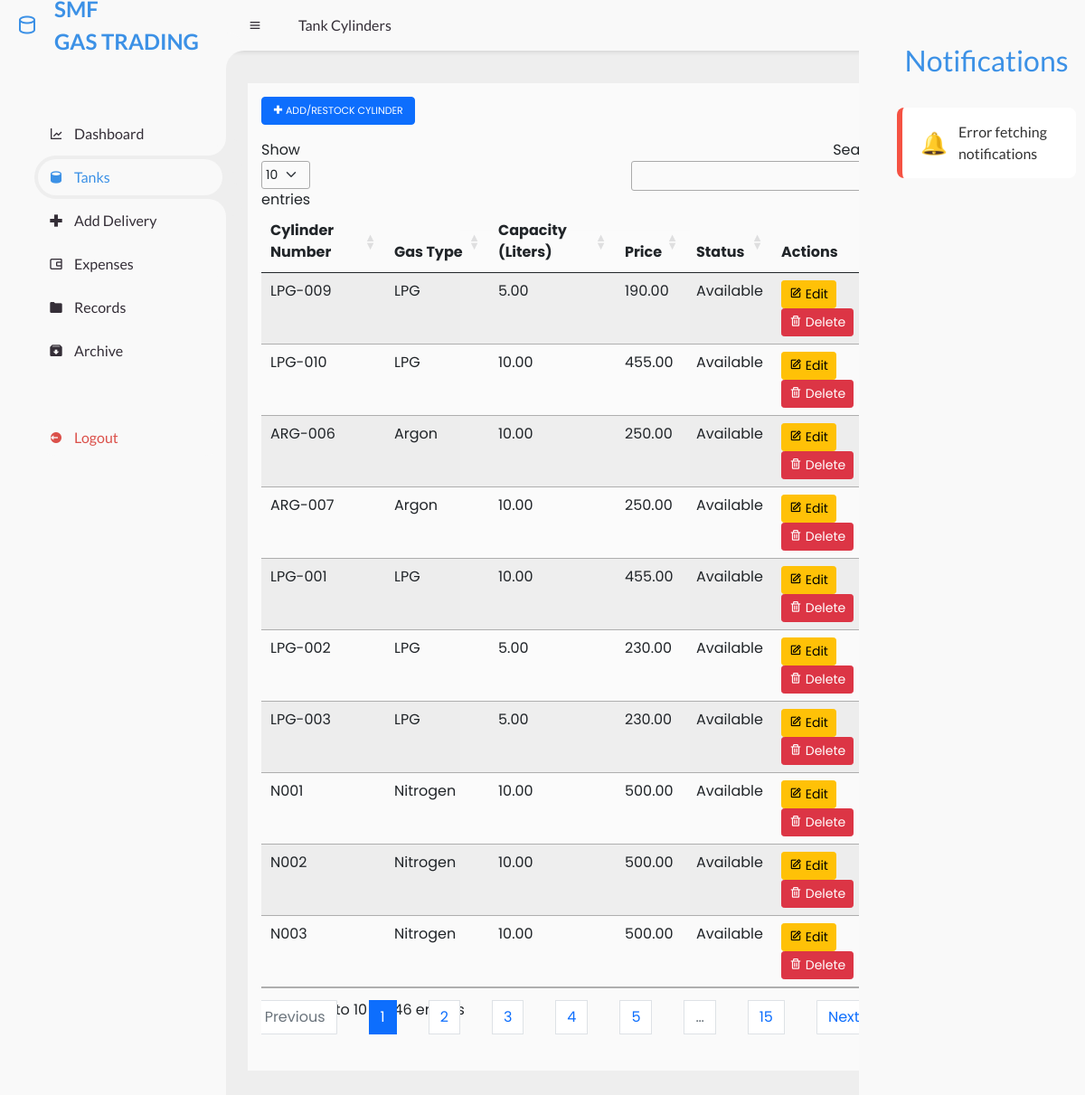
The app's page /admin/tanks.php (signed in) with its own data.
### tables this page shows
CREATE TABLE `cylinders` (
  `id` int(11) NOT NULL,
  `cylinder_number` varchar(50) NOT NULL,
  `gas_type` varchar(50) NOT NULL,
  `capacity` decimal(10,2) NOT NULL,
  `price` decimal(10,2) NOT NULL,
  `status` varchar(10) DEFAULT 'Available',
  `created_at` datetime DEFAULT current_timestamp(),
  `updated_at` datetime DEFAULT current_timestamp() ON UPDATE current_timestamp()
);

### admin/tanks.php (the view, shortened to what this page needs)
<?php
include 'database.php';
$query = "SELECT id, cylinder_number, gas_type, capacity, price, status FROM cylinders";
$result = $conn->query($query);
?>
<!DOCTYPE html>
<html lang="en">
<head>
    <link href='https://unpkg.com/boxicons@2.0.9/css/boxicons.min.css' rel='stylesheet'>
    <link href="../css/bootstrap.min.css" rel="stylesheet">
    <link rel="stylesheet" href="https://cdn.datatables.net/1.13.5/css/jquery.dataTables.min.css" />
    <link rel="stylesheet" href="bell.css">
    <link rel="stylesheet" href="../style.css">
</head>
<body>
    <section id="sidebar">
        <a href="#" class="brand">
            <i class='bx bx-cylinder'></i>
            <span class="text">
                <span>SMF</span><br>
                <span>GAS TRADING</span>
            </span>
        </a>
        <ul class="side-menu top">
            <li>
                <a href="dashboard.php">
                    <i class='bx bx-line-chart'></i>
                    <span class="text">Dashboard</span>
                </a>
            </li>
            <li class="active">
                <a href="tanks.php">
                    <i class='bx bxs-cylinder'></i>
                    <span class="text">Tanks</span>
                </a>
            </li>
            <li>
                <a href="delivery.php">
                    <i class='bx bx-plus-medical'></i>
                    <span class="text">Add Delivery</span>
                </a>
            </li>
            <li>
                <a href="expenses.php">
                    <i class='bx bx-wallet-alt'></i>
                    <span class="text">Expenses</span>
                </a>
            </li>
            <li>
                <a href="customer.php">
                    <i class='bx bxs-folder'></i>
                    <span class="text">Records</span>
                </a>
            </li>
            <li>
                <a href="archive.php">
                    <i class='bx bxs-archive-in'></i>
                    <span class="text">Archive</span>
                </a>
            </li>
        </ul>
        <ul class="side-menu">
            <li>
                <a href="#" class="logout" id="logoutBtn">
                    <i class='bx bxs-log-out-circle'></i>
                    <span class="text">Logout</span>
                </a>
            </li>
        </ul>
    </section>
    <section id="content">
        <nav>
            <i class='bx bx-menu'></i>
            <a href="#" class="nav-link">Tank Cylinders</a>
        </nav>
        <main>
            <div class="container">
                <button type="button" class="btn btn-primary mb-3" style="font-size: 11px;" data-bs-toggle="modal"
                    data-bs-target="#addCylinderModal">
                    <i class='bx bx-plus-medical'></i> ADD/RESTOCK CYLINDER
                </button>
                <div class="table-responsive">
                    <table id="tanktable" class="table table-striped">
                        <thead>
                            <tr>
                                <th scope="col">Cylinder Number</th>
                                <th scope="col">Gas Type</th>
                                <th scope="col">Capacity (Liters)</th>
                                <th scope="col">Price</th>
                                <th scope="col">Status</th>
                                <th scope="col">Actions</th>
                            </tr>
                        </thead>
                        <tbody>
                            <?php if ($result->num_rows > 0): ?>
                                <?php while ($row = $result->fetch_assoc()): ?>
                                    <tr>
                                        <td><?php echo htmlspecialchars($row['cylinder_number']); ?></td>
                                        <td><?php echo htmlspecialchars($row['gas_type']); ?></td>
                                        <td><?php echo htmlspecialchars($row['capacity']); ?></td>
                                        <td><?php echo htmlspecialchars($row['price']); ?></td>
                                        <td><?php echo htmlspecialchars($row['status']); ?></td>
                                        <td>
                                            <button class="btn btn-warning btn-sm edit-button"
                                                data-id="<?php echo $row['id']; ?>"
                                                data-cylinder_number="<?php echo $row['cylinder_number']; ?>"
                                                data-gas_type="<?php echo $row['gas_type']; ?>"
                                                data-capacity="<?php echo htmlspecialchars($row['capacity']); ?>"
                                                data-price="<?php echo $row['price']; ?>"
                                                data-status="<?php echo $row['status']; ?>" data-bs-toggle="modal"
                                                data-bs-target="#editCylinderModal">
                                                <i class='bx bx-edit'></i> Edit
                                            </button>
                                            <button class="btn btn-danger btn-sm delete-button"
                                                data-id="<?php echo $row['id']; ?>" style="min-width: 80px;">
                                                <i class='bx bx-trash'></i> Delete
                                            </button>
                        </div>
                        </td>
                        </tr>
                    <?php endwhile; ?>
                <?php else: ?>
                    <tr>
                        <td colspan="6">No cylinders found</td>
                    </tr>
                <?php endif; ?>
        </main>
    </section>
    <section id="sidebar-right">
        <ul class="side-menu top">
            <header class="notification-header">
                <h2>Notifications</h2>
            </header>
            <section id="notification-container">
            </section>
        </ul>
    </section>
</body>
</html>

### admin/bell.css (style rules this page uses)
body { margin: 0; font-family: 'Montserrat', sans-serif; background-color: #eef2f5; }
nav { background-color: #b41d1d; padding: 15px 20px; box-shadow: 0 2px 4px rgba(0, 0, 0, 0.1); display: flex; align-items: center; gap: 20px; }
#notification-container { display: flex; flex-direction: column; gap: 15px; overflow-x: auto; padding: 10px; }
.notification-header { display: flex; justify-content: center; align-items: center; font-size: 24px; font-weight: 600; color: #3c91e6; margin-bottom: 15px; }

### style.css (style rules this page uses)
* { margin: 0; padding: 0; box-sizing: border-box; }
a { text-decoration: none; }
li { list-style: none; }
:root { --poppins: 'Poppins', sans-serif; --lato: 'Lato', sans-serif; --light: #F9F9F9; --blue: #3C91E6; --light-blue: #CFE8FF; --grey: #eee; --dark-grey: #AAAAAA; --dark: #342E37; --red: #DB504A; --yellow: #FFCE26; --light-yellow: #FFF2C6; --orange: #FD7238; --light-orange: #FFE0D3; }
html { overflow-x: hidden; }
body { background: var(--grey); overflow-x: hidden; }
#sidebar { position: fixed; top: 0; left: 0; width: 250px; height: 100%; background: var(--light); z-index: 2000; font-family: var(--lato); transition: .3s ease; overflow-x: visible; scrollbar-width: none; }
#sidebar .brand { font-size: 24px; font-weight: 700; height: 56px; display: flex; align-items: center; color: var(--blue); position: sticky; top: 0; left: 0; background: var(--light); z-index: 500; padding-bottom: 20px; box-sizing: content-box; white-space: nowrap; text-overflow: ellipsis; overflow: hidden; }
#sidebar .brand .bx { min-width: 60px; display: flex; justify-content: center; }
#sidebar .side-menu { width: 100%; margin-top: 48px; }
#sidebar .side-menu li { height: 48px; background: transparent; margin-left: 6px; border-radius: 48px 0 0 48px; padding: 4px; }
#sidebar .side-menu li.active { background: var(--grey); position: relative; }
#sidebar .side-menu li.active::before { content: ''; position: absolute; width: 40px; height: 40px; border-radius: 50%; top: -40px; right: 0; box-shadow: 20px 20px 0 var(--grey); z-index: -1; }
#sidebar .side-menu li.active::after { content: ''; position: absolute; width: 40px; height: 40px; border-radius: 50%; bottom: -40px; right: 0; box-shadow: 20px -20px 0 var(--grey); z-index: -1; }
#sidebar .side-menu li a { width: 100%; height: 100%; background: var(--light); display: flex; align-items: center; border-radius: 48px; font-size: 16px; color: var(--dark); white-space: nowrap; overflow-x: hidden; }
#sidebar .side-menu.top li.active a { color: var(--blue); }
#sidebar .side-menu li a.logout { color: var(--red); }
#sidebar .side-menu li a .bx { min-width: calc(60px - ((4px + 6px) * 2)); display: flex; justify-content: center; }
#sidebar-right { position: fixed; top: 0; right: 0; width: 250px; height: 100%; background: var(--light); z-index: 2000; font-family: var(--lato); transition: 0.3s ease; overflow-x: hidden; scrollbar-width: none; }
#sidebar-right .side-menu { width: 100%; margin-top: 48px; }
#content { position: relative; width: calc(100% - 250px); left: 250px; transition: .3s ease; }
#content nav { height: 56px; background: var(--light); padding: 0 24px; display: flex; align-items: center; grid-gap: 24px; font-family: var(--lato); position: sticky; top: 0; left: 0; z-index: 1000; }
#content nav::before { content: ''; position: absolute; width: 40px; height: 40px; bottom: -40px; left: 0; border-radius: 50%; box-shadow: -20px -20px 0 var(--light); }
#content nav a { color: var(--dark); }
#content nav .bx.bx-menu { cursor: pointer; color: var(--dark); }
#content nav .nav-link { font-size: 16px; transition: .3s ease; }
.container { width: 80%; max-width: 100%; padding: 15px; background-color: #ffffffbd; margin-left: 0; margin-right: auto; }
#content main { width: 100%; padding: 36px 24px; font-family: var(--poppins); max-height: calc(100vh - 56px); overflow-y: auto; }

### records on screen
cylinders: cylinder_number "LPG-009", gas_type "LPG", capacity "5.00", price "190.00", status "Available"
cylinders: cylinder_number "LPG-010", gas_type "LPG", capacity "10.00", price "455.00", status "Available"
cylinders: cylinder_number "ARG-006", gas_type "Argon", capacity "10.00", price "250.00", status "Available"
cylinders: cylinder_number "ARG-007", gas_type "Argon", capacity "10.00", price "250.00", status "Available"
cylinders: cylinder_number "LPG-001", gas_type "LPG", capacity "10.00", price "455.00", status "Available"
cylinders: cylinder_number "LPG-002", gas_type "LPG", capacity "5.00", price "230.00", status "Available"
cylinders: cylinder_number "LPG-003", gas_type "LPG", capacity "5.00", price "230.00", status "Available"
cylinders: cylinder_number "N001", gas_type "Nitrogen", capacity "10.00", price "500.00", status "Available"
cylinders: cylinder_number "N002", gas_type "Nitrogen", capacity "10.00", price "500.00", status "Available"
cylinders: cylinder_number "N003", gas_type "Nitrogen", capacity "10.00", price "500.00", status "Available"
